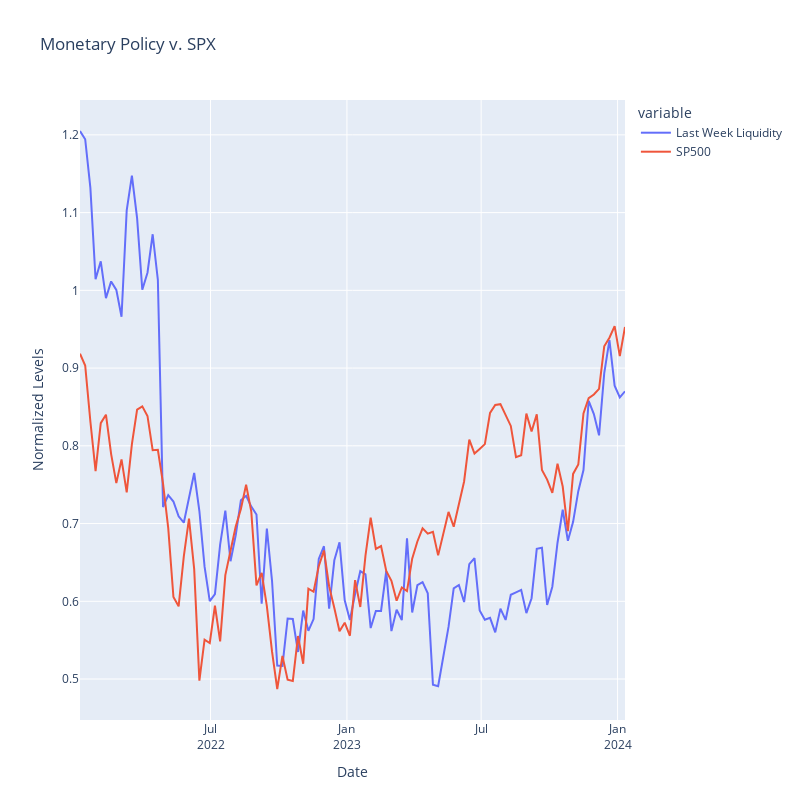

This figure's notebook cell:
### Code cell
fed_norm['Last Week Liquidity'] = fed_norm.Liquidity.shift(1)

fig = px.line(fed_norm['2022':].dropna().reset_index(), x="DATE", y=["Last Week Liquidity","SP500"],
              hover_data={"DATE": "|%B %d, %Y"},
              title='Monetary Policy v. SPX')
fig.update_xaxes(
    dtick="M1",
    tickmode= 'auto',
    tickformat= '%b\n%Y')

fig.update_layout(
    autosize=False,
    width=800,
    height=800,
    xaxis_title="Date", 
    yaxis_title="Normalized Levels"
)
